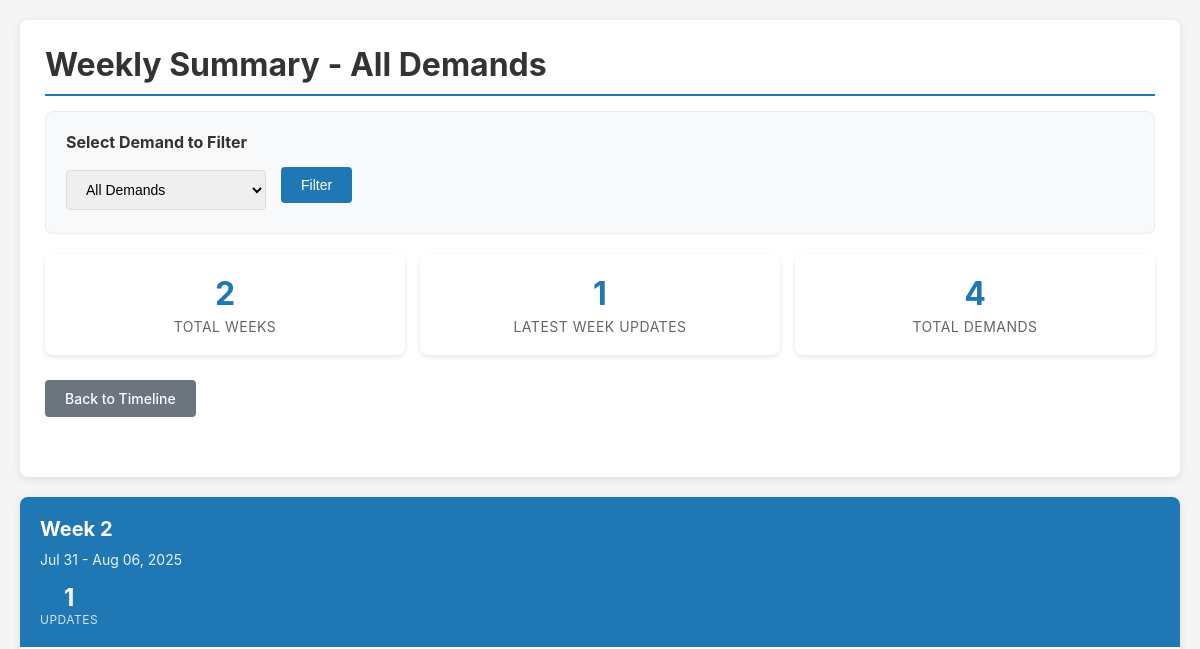
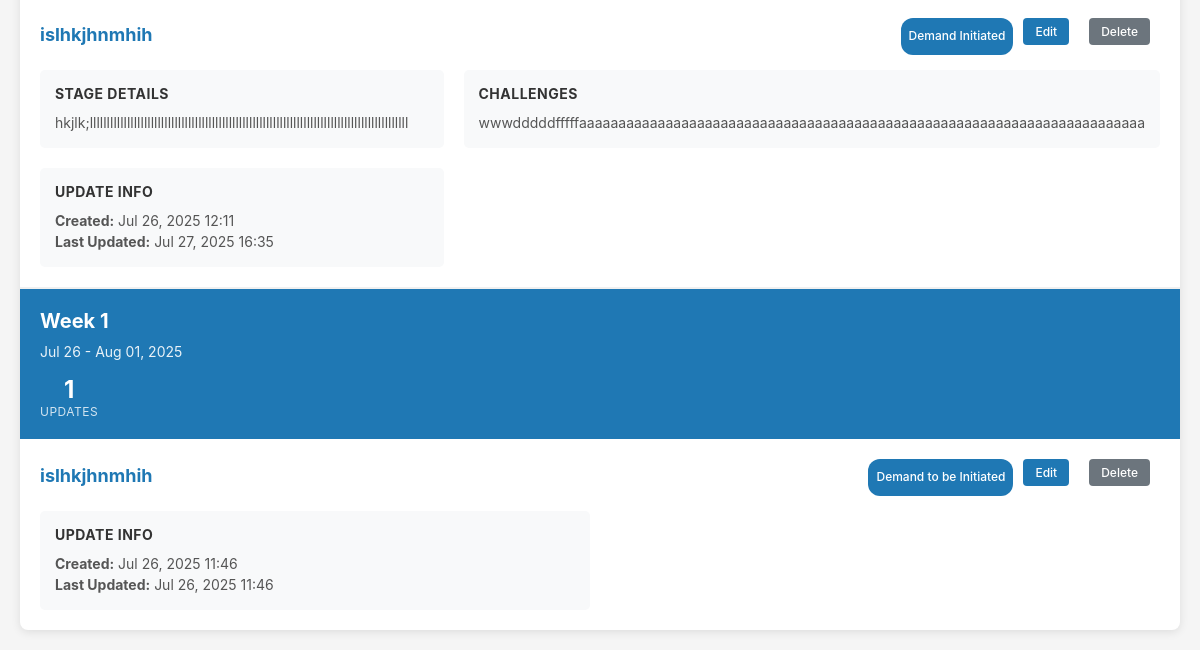
The page /weekly/summary/ on the database as committed earlier (2 pictures, top to bottom).
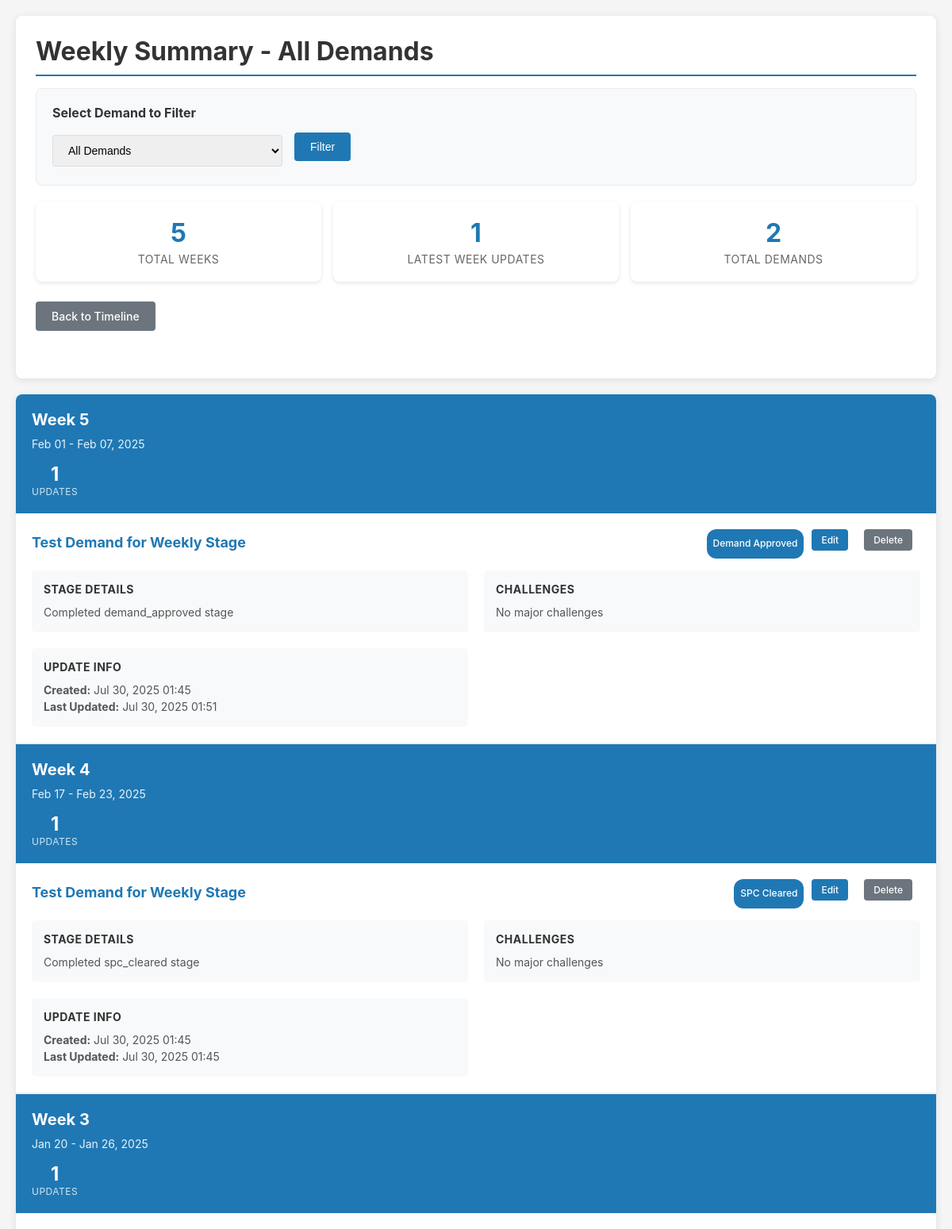
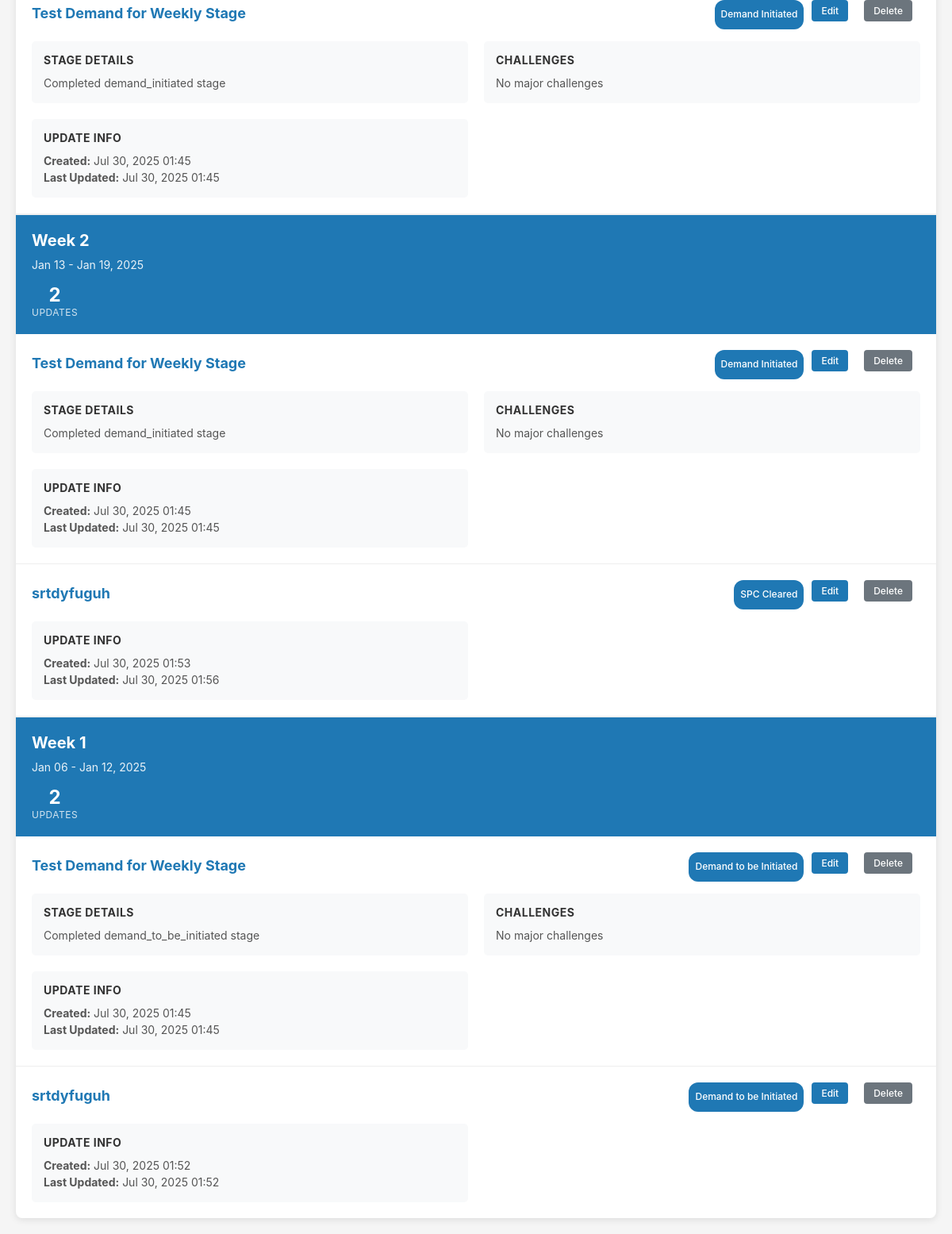
The same page on the database as committed later (2 pictures, top to bottom).
### trackerapp/models.py (models this page shows, shortened)
class WeeklyUpdate(models.Model):
    demand = models.ForeignKey(Demand, on_delete=models.CASCADE, related_name='weekly_updates')
    week_number = models.IntegerField()
    week_start_date = models.DateField()
    week_end_date = models.DateField()
    current_stage = models.CharField(max_length=50, choices=Stage.choices, null=True, blank=True)
    progress_percentage = models.IntegerField(default=0)
    challenges = models.TextField(blank=True, null=True)
    achievements = models.TextField(blank=True, null=True)
    next_week_plan = models.TextField(blank=True, null=True)
    created_at = models.DateTimeField(auto_now_add=True)
    updated_at = models.DateTimeField(auto_now=True)
    class Meta:
        unique_together = ('demand', 'week_number')
        ordering = ['-week_number']

class Demand(models.Model):
    name = models.CharField(max_length=200)
    created_at = models.DateTimeField(auto_now_add=True)
    demand_ID = models.CharField(max_length=100, null=True, blank=True)
    file_type = models.CharField(max_length=100, null=True, blank=True)
    file_subtype = models.CharField(max_length=100, null=True, blank=True)
    file_detail = models.CharField(max_length=100, null=True, blank=True)
    demand_amount = models.DecimalField(max_digits=15, decimal_places=2, null=True, blank=True)
    io_name = models.CharField(max_length=200, null=True, blank=True)
    start_date = models.DateField(null=True, blank=True)
    duration_months = models.IntegerField(null=True, blank=True)
    weekly_start_date = models.DateField(null=True, blank=True)
    weekly_end_date = models.DateField(null=True, blank=True)
    selected_stages = models.JSONField(default=list, blank=True)  # Store list of selected stage names

### trackerapp/views.py (the view)
# urls.py: path('weekly/summary/', views.weekly_summary, name='weekly_summary'),
def weekly_summary(request):
    all_demands = Demand.objects.all().order_by('name')
    selected_demand_id = request.GET.get('demand_id')
    selected_demand = None
    if selected_demand_id and selected_demand_id != 'all':
        selected_demand = get_object_or_404(Demand, id=selected_demand_id)
        weekly_updates = WeeklyUpdate.objects.filter(demand=selected_demand).order_by('-week_number')
    else:
        weekly_updates = WeeklyUpdate.objects.all().order_by('-week_number')
    weekly_summaries = {}
    for update in weekly_updates:
        week_key = f"Week {update.week_number}"
        if week_key not in weekly_summaries:
            weekly_summaries[week_key] = {
                'week_number': update.week_number,
                'week_start_date': update.week_start_date,
                'week_end_date': update.week_end_date,
                'updates': [],
                'update_count': 0
            }
        weekly_summaries[week_key]['updates'].append({
            'id': update.id,
            'demand_name': update.demand.name,
            'demand_id': update.demand.id,
            'current_stage': update.get_current_stage_display() if update.current_stage else None,
            'challenges': update.challenges,
            'achievements': update.achievements,
            'created_at': update.created_at,
            'updated_at': update.updated_at
        })
        weekly_summaries[week_key]['update_count'] += 1
    weekly_summaries = dict(sorted(weekly_summaries.items(), key=lambda x: x[1]['week_number'], reverse=True))
    return render(request, 'trackerapp/weekly_summary.html', {
        'weekly_summaries': weekly_summaries,
        'all_demands': all_demands,
        'selected_demand': selected_demand,
        'selected_demand_id': selected_demand_id or 'all'
    })

### trackerapp/templates/trackerapp/weekly_summary.html (shortened to what the changed rows need)
<!DOCTYPE html>
<html lang="en">
<head>
</head>
<body>
    <div class="container">
        <div class="header">
            <h1>Weekly Summary - All Demands</h1>
            <div class="summary-stats">
                <div class="stat-card">
                    <div class="stat-number">{{ weekly_summaries|length }}</div>
                    <div class="stat-label">Total Weeks</div>
                </div>
                <div class="stat-card">
                    <div class="stat-number">{{ all_demands.count }}</div>
                    <div class="stat-label">Total Demands</div>
                </div>
            </div>
        </div>
        {% if weekly_summaries %}
        <div class="weekly-updates">
            {% for week_key, week_data in weekly_summaries.items %}
            <div class="week-section">
                <div class="week-header">
                    <div class="week-title">{{ week_key }}</div>
                    <div class="week-dates">
                        {{ week_data.week_start_date|date:"M d" }} - {{ week_data.week_end_date|date:"M d, Y" }}
                    </div>
                    <div class="week-stats">
                        <div class="week-stat">
                            <div class="week-stat-number">{{ week_data.update_count }}</div>
                            <div class="week-stat-label">Updates</div>
                        </div>
                    </div>
                </div>
                {% for update in week_data.updates %}
                <div class="update-card">
                    <div class="update-header">
                        <div class="demand-info">
                            <div class="demand-name">{{ update.demand_name }}</div>
                        </div>
                        <div class="update-actions">
                            {% if update.current_stage %}
                            <span class="stage-badge">{{ update.current_stage }}</span>
                            {% endif %}
                            <a href="{% url 'edit_weekly_update' update_id=update.id %}"
                                class="btn btn-primary btn-small">Edit</a>
                            <a href="javascript:void(0)" class="btn btn-secondary btn-small"
                                onclick="deleteWeeklyUpdate({{ update.id }})">Delete</a>
                        </div>
                    </div>
                    <div class="update-content">
                        {% if update.achievements %}
                        <div class="content-section">
                            <h4>Stage Details</h4>
                            <p>{{ update.achievements|linebreaks }}</p>
                        </div>
                        {% endif %}
                        {% if update.challenges %}
                        <div class="content-section">
                            <h4>Challenges</h4>
                            <p>{{ update.challenges|linebreaks }}</p>
                        </div>
                        {% endif %}
                        <div class="content-section">
                            <h4>Update Info</h4>
                            <p><strong>Created:</strong> {{ update.created_at|date:"M d, Y H:i" }}</p>
                            {% if update.updated_at != update.created_at %}
                            <p><strong>Last Updated:</strong> {{ update.updated_at|date:"M d, Y H:i" }}</p>
                            {% endif %}
                        </div>
                    </div>
                </div>
                {% endfor %}
            </div>
            {% endfor %}
        </div>
        {% endif %}
    </div>
</body>
</html>

Rows that differ between the two databases and show on the page:
removed WeeklyUpdate: week_start_date "Jul 31", week_end_date "Aug 06, 2025", achievements "hkjlk;llllllllllllllllllllllllllllllllllllllllllllllllllllllllllllllllllllllllllllllllllllllllllllll", challenges "wwwdddddfffffaaaaaaaaaaaaaaaaaaaaaaaaaaaaaaaaaaaaaaaaaaaaaaaaaaaaaaaaaaaaaaaaaaaaaaaa", created_at "Jul 26, 2025 12:11", updated_at "Jul 27, 2025 16:35"
removed Demand: demand_name "islhkjhnmhih" "islhkjhnmhih"
removed WeeklyUpdate: week_start_date "Jul 26", week_end_date "Aug 01, 2025", created_at "Jul 26, 2025 11:46", updated_at "Jul 26, 2025 11:46"
added WeeklyUpdate: week_start_date "Feb 01", week_end_date "Feb 07, 2025", achievements "Completed demand_approved stage", challenges "No major challenges", created_at "Jul 30, 2025 01:45", updated_at "Jul 30, 2025 01:51"
added Demand: demand_name "Test Demand for Weekly Stage" "Test Demand for Weekly Stage" "Test Demand for Weekly Stage" "Test Demand for Weekly Stage" "Test Demand for Weekly Stage"
added WeeklyUpdate: week_start_date "Feb 17", week_end_date "Feb 23, 2025", achievements "Completed spc_cleared stage", challenges "No major challenges", created_at "Jul 30, 2025 01:45", updated_at "Jul 30, 2025 01:45"
added WeeklyUpdate: week_start_date "Jan 20", week_end_date "Jan 26, 2025", achievements "Completed demand_initiated stage", challenges "No major challenges", created_at "Jul 30, 2025 01:45", updated_at "Jul 30, 2025 01:45"
added WeeklyUpdate: week_start_date "Jan 13", week_end_date "Jan 19, 2025", achievements "Completed demand_initiated stage", challenges "No major challenges", created_at "Jul 30, 2025 01:45", updated_at "Jul 30, 2025 01:45"
added Demand: demand_name "srtdyfuguh" "srtdyfuguh"
added WeeklyUpdate: created_at "Jul 30, 2025 01:53", updated_at "Jul 30, 2025 01:56"
added WeeklyUpdate: week_start_date "Jan 06", week_end_date "Jan 12, 2025", achievements "Completed demand_to_be_initiated stage", challenges "No major challenges", created_at "Jul 30, 2025 01:45", updated_at "Jul 30, 2025 01:45"
added WeeklyUpdate: created_at "Jul 30, 2025 01:52", updated_at "Jul 30, 2025 01:52"
Other text that changed with them:
{{ weekly_summaries|length }}: "2" → "5"
{{ all_demands.count }}: "4" → "2"
new list line: "Week 5 - 1 UPDATES Demand Approved Edit Delete STAGE DETAILS CHALLENGES UPDATE INFO Created: Last Updated:"
new list line: "Week 4 - 1 UPDATES SPC Cleared Edit Delete STAGE DETAILS CHALLENGES UPDATE INFO Created: Last Updated:"
new list line: "Week 3 - 1 UPDATES Demand Initiated Edit Delete STAGE DETAILS CHALLENGES UPDATE INFO Created: Last Updated:"
new list line: "Week 2 - 2 UPDATES Demand Initiated Edit Delete STAGE DETAILS CHALLENGES UPDATE INFO Created: Last Updated: SPC Cleared Edit Delete UPDATE INFO Created: Last Updated:"
new list line: "Week 1 - 2 UPDATES Demand to be Initiated Edit Delete STAGE DETAILS CHALLENGES UPDATE INFO Created: Last Updated: Demand to be Initiated Edit Delete UPDATE INFO Created: Last Updated:"
list line gone: "Week 2 - 1 UPDATES Demand Initiated Edit Delete STAGE DETAILS CHALLENGES UPDATE INFO Created: Last Updated:"
list line gone: "Week 1 - 1 UPDATES Demand to be Initiated Edit Delete UPDATE INFO Created: Last Updated:"
